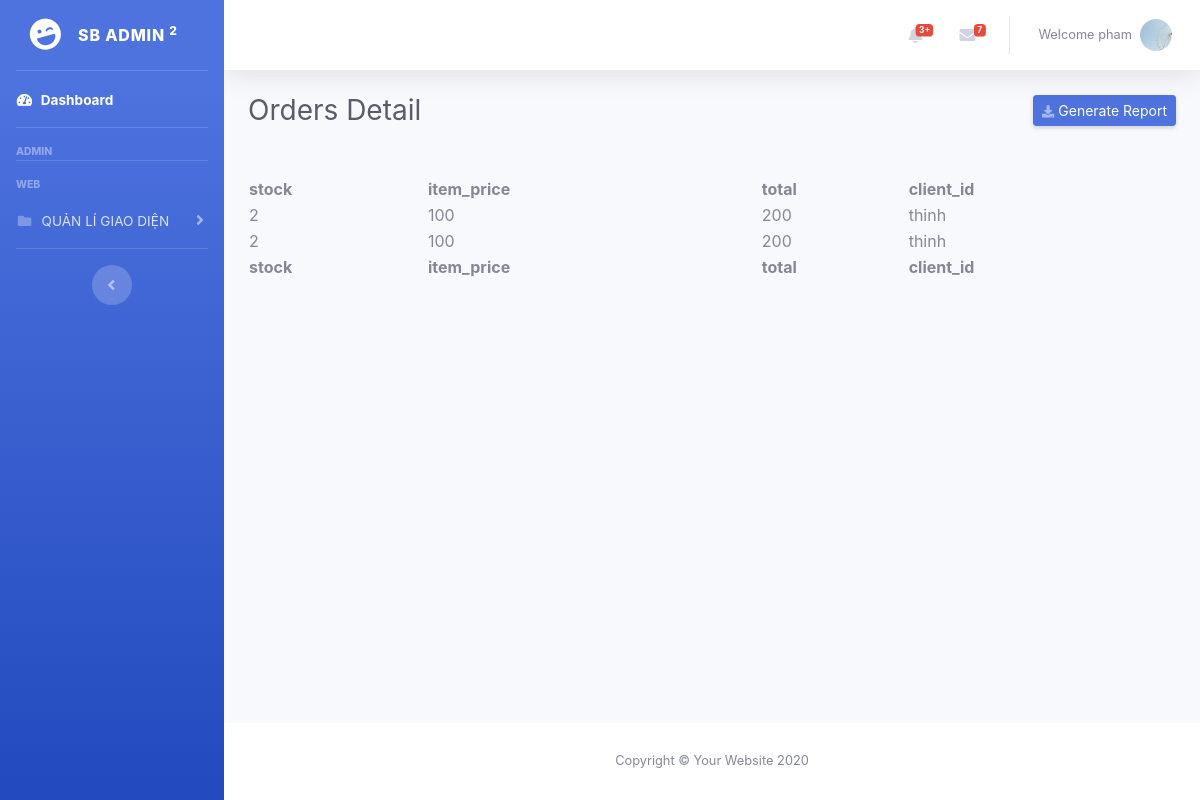
The page /resource/view/pages/order/order-details.php?id=235 (signed in) on the database its author committed.
### tables this page shows
CREATE TABLE `users` (
  `id` int(11) NOT NULL,
  `images` varchar(255) NOT NULL,
  `lastname` varchar(255) NOT NULL,
  `firstname` varchar(255) NOT NULL,
  `email` varchar(255) NOT NULL,
  `password` varchar(255) NOT NULL,
  `created_at` datetime DEFAULT NULL,
  `active` tinyint(4) NOT NULL,
  `is_active` tinyint(4) NOT NULL,
  `status` int(11) NOT NULL,
  `role_id` int(11) NOT NULL,
  `phone` int(11) DEFAULT NULL,
  `address` varchar(255) NOT NULL
);

CREATE TABLE `order_item` (
  `id` int(11) NOT NULL,
  `order_id` int(11) NOT NULL,
  `product_id` int(11) NOT NULL,
  `stock` int(11) NOT NULL,
  `item_price` int(11) NOT NULL,
  `total` int(11) NOT NULL,
  `client_id` int(11) NOT NULL
);

CREATE TABLE `client` (
  `id` int(11) NOT NULL,
  `name` varchar(255) NOT NULL,
  `password` varchar(155) NOT NULL,
  `created_at` datetime DEFAULT NULL,
  `phone` int(255) NOT NULL,
  `address` varchar(255) NOT NULL
);

### function/function.php (called while the page is built, shortened)
<?php
function getClientName($client_id)
{
  include '../../../../database/database.php';
  $sql = "SELECT * FROM client WHERE id = " . $client_id;
  $clients = $conn->query($sql);
  if (is_object($clients)) {
    if ($clients->num_rows > 0) {
      $client = $clients->fetch_array();
      return $client;
    }
  }
  return false;
}
function checkPer($user_id, $per_code)
{
  include '../../../../database/database.php';
  $sql = "SELECT link_role_permission.* FROM link_role_permission INNER JOIN permissions ON permissions.id = link_role_permission.permission_id INNER JOIN roles ON roles.id = link_role_permission.role_id INNER JOIN users ON users.role_id = roles.id WHERE users.id = '$user_id' && permissions.code = '$per_code' ";
  $result = $conn->query($sql);
  return false;
}

### resource/view/pages/order/order-details.php (the view, shortened to what this page needs)
<?php
include '../../../../database/database.php';
include '../../../../function/function.php';
$query = "SELECT * from order_item where order_id = " . $_GET['id'];
$result = $conn->query($query);
?>
<!DOCTYPE html>
<html lang="en">
<head>
    <link rel="stylesheet" href="https://cdnjs.cloudflare.com/ajax/libs/font-awesome/5.15.1/css/all.min.css" />
    <link href="../../../../public/backend/assets/css/sb-admin-2.min.css" rel="stylesheet">
    <link rel="stylesheet" href="https://cdn.datatables.net/1.11.3/css/jquery.dataTables.min.css">
    <link rel="stylesheet" href="https://cdn.datatables.net/buttons/2.1.0/css/buttons.dataTables.min.css">
</head>
<body id="page-top">
    <div id="wrapper">
        <?php include '../../partial/sideBar.php'; ?>
        <div id="content-wrapper" class="d-flex flex-column">
            <div id="content">
                <?php include '../../partial/topBar.php'; ?>
                <div class="container-fluid">
                    <div class="d-sm-flex align-items-center justify-content-between mb-4">
                        <h1 class="h3 mb-0 text-gray-800">Orders Detail</h1>
                        <form action="../products/exportProduct.php" method="post">
                            <button type="submit" name="export" class="d-none d-sm-inline-block btn btn-sm btn-primary shadow-sm"><i class="fas fa-download fa-sm text-white-50"></i> Generate Report</button>
                        </form>
                    </div>
                    <table id="example" class="display nowrap" style="width:100%">
                        <thead>
                            <tr>
                                <th>stock</th>
                                <th>item_price</th>
                                <th>total</th>
                                <th>client_id</th>
                            </tr>
                        </thead>
                        <tbody>
                            <?php
                            if ($result->num_rows > 0) {
                                while ($row = $result->fetch_assoc()) {
                            ?>
                                    <tr>
                                        <td><?php echo $row['stock']; ?></td>
                                        <td><?php echo $row['item_price']; ?></td>
                                        <td><?php echo $row['total']; ?></td>
                                        <?php
                                        $us = getClientName($row['client_id']);
                                        ?>
                                        <td class="field-category"><?php if ($us['name']) echo $us['name'] ?></td>
                                    </tr>
                            <?php
                                }
                            } else {
                                echo "0 results";
                            }
                            ?>
                        </tbody>
                        <tfoot>
                            <tr>
                                <th>stock</th>
                                <th>item_price</th>
                                <th>total</th>
                                <th>client_id</th>
                            </tr>
                        </tfoot>
                    </table>
                </div>
            </div>
            <?php include '../../partial/footer.php'; ?>
        </div>
</body>
</html>

### resource/view/partial/topBar.php (shortened to what this page needs)
<nav class="navbar navbar-expand navbar-light bg-white topbar mb-4 static-top shadow">
<ul class="navbar-nav ml-auto">
    <li class="nav-item dropdown no-arrow mx-1">
        <a class="nav-link dropdown-toggle" href="#" id="alertsDropdown" role="button"
            data-toggle="dropdown" aria-haspopup="true" aria-expanded="false">
            <span class="badge badge-danger badge-counter">3+</span>
        </a>
    </li>
    <li class="nav-item dropdown no-arrow mx-1">
        <a class="nav-link dropdown-toggle" href="#" id="messagesDropdown" role="button"
            data-toggle="dropdown" aria-haspopup="true" aria-expanded="false">
            <i class="fas fa-envelope fa-fw"></i>
            <span class="badge badge-danger badge-counter">7</span>
        </a>
    </li>
    <li class="nav-item dropdown no-arrow">
        <a class="nav-link dropdown-toggle" href="#" id="userDropdown" role="button"
            data-toggle="dropdown" aria-haspopup="true" aria-expanded="false">
            <span class="mr-2 d-none d-lg-inline text-gray-600 small"><?php
            $id = $_SESSION["user"]["id"];
            $query = mysqli_query($conn, "SELECT * FROM users WHERE id = '$id' ");
            $user = $query->fetch_assoc();
            echo "Welcome " . $user['firstname'];
            ?>
            </span>
            <img class="img-profile rounded-circle"
                src="
                <?php if ($user['images']) {
                echo $user['images'];
                } else {
                echo '../../../../public/backend/assets/images/defaultImages.png';
                }
                ?>">
        </a>
    </li>
</ul>
</nav>

### rows shown on the page
users: firstname "pham", images (picture)
order_item: stock "2", item_price "100", total "200", client.name "thinh"
order_item: stock "2", item_price "100", total "200", client.name "thinh"
